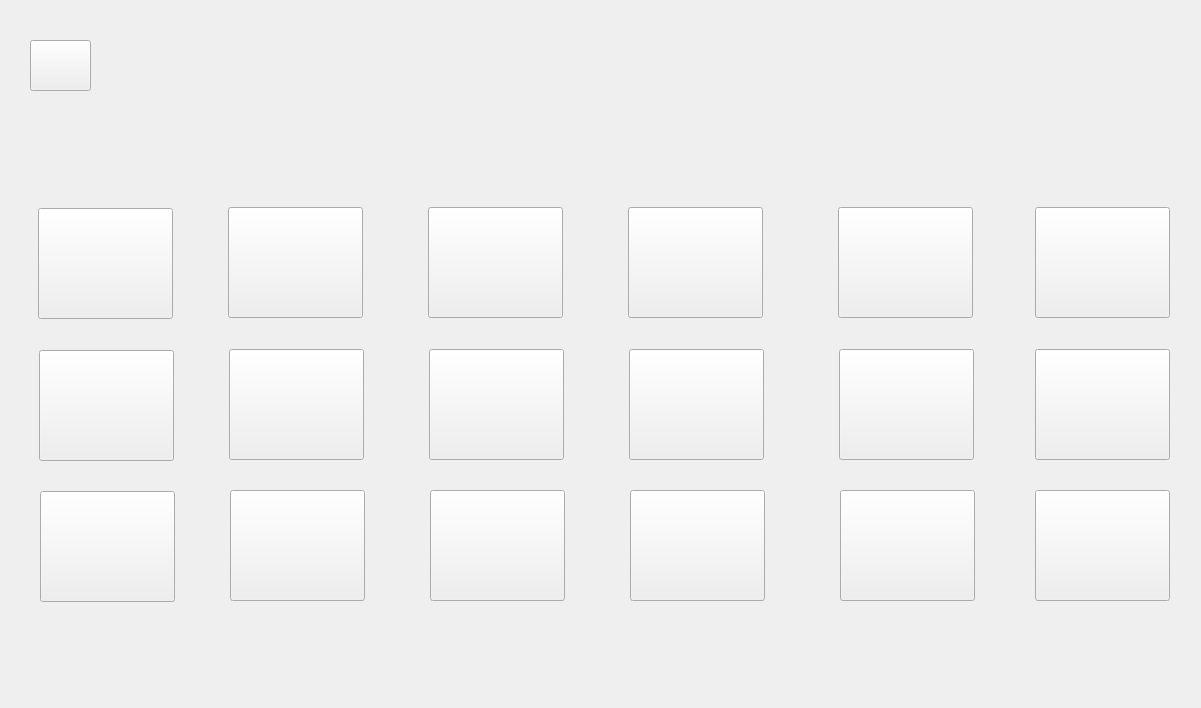
<?xml version="1.0" encoding="UTF-8"?>
<ui version="4.0">
 <class>MainWindow</class>
 <widget class="QMainWindow" name="MainWindow">
  <property name="geometry">
   <rect>
    <x>0</x>
    <y>0</y>
    <width>1201</width>
    <height>708</height>
   </rect>
  </property>
  <property name="windowTitle">
   <string>MainWindow</string>
  </property>
  <property name="styleSheet">
   <string notr="true">background-image: url(:/Image/278352262_1030851091181698_28569167491434822_n.png);</string>
  </property>
  <widget class="QWidget" name="centralwidget">
   <widget class="QPushButton" name="pushButton">
    <property name="geometry">
     <rect>
      <x>38</x>
      <y>208</y>
      <width>135</width>
      <height>111</height>
     </rect>
    </property>
    <property name="styleSheet">
     <string notr="true">border-image : url(:/Image/hit-dat.jpg);</string>
    </property>
    <property name="text">
     <string/>
    </property>
   </widget>
   <widget class="QPushButton" name="pushButton_2">
    <property name="geometry">
     <rect>
      <x>39</x>
      <y>350</y>
      <width>135</width>
      <height>111</height>
     </rect>
    </property>
    <property name="styleSheet">
     <string notr="true">border-image : url(:/Image/dumbbell_shoulder.jpg);</string>
    </property>
    <property name="text">
     <string/>
    </property>
   </widget>
   <widget class="QPushButton" name="pushButton_3">
    <property name="geometry">
     <rect>
      <x>40</x>
      <y>491</y>
      <width>135</width>
      <height>111</height>
     </rect>
    </property>
    <property name="styleSheet">
     <string notr="true">border-image: url(:/Image/nguc-truoc-voi-ta-don.jpg);</string>
    </property>
    <property name="text">
     <string/>
    </property>
   </widget>
   <widget class="QPushButton" name="pushButton_4">
    <property name="geometry">
     <rect>
      <x>228</x>
      <y>207</y>
      <width>135</width>
      <height>111</height>
     </rect>
    </property>
    <property name="styleSheet">
     <string notr="true">border-image: url(:/Image/ta-don1.jpg);</string>
    </property>
    <property name="text">
     <string/>
    </property>
   </widget>
   <widget class="QPushButton" name="pushButton_5">
    <property name="geometry">
     <rect>
      <x>229</x>
      <y>349</y>
      <width>135</width>
      <height>111</height>
     </rect>
    </property>
    <property name="styleSheet">
     <string notr="true">border-image : url(:/Image/tay-sau-voi-ghe.jpg);</string>
    </property>
    <property name="text">
     <string/>
    </property>
   </widget>
   <widget class="QPushButton" name="pushButton_6">
    <property name="geometry">
     <rect>
      <x>230</x>
      <y>490</y>
      <width>135</width>
      <height>111</height>
     </rect>
    </property>
    <property name="styleSheet">
     <string notr="true">border-image : url(:/Image/swat.jpg);</string>
    </property>
    <property name="text">
     <string/>
    </property>
   </widget>
   <widget class="QPushButton" name="pushButton_7">
    <property name="geometry">
     <rect>
      <x>428</x>
      <y>207</y>
      <width>135</width>
      <height>111</height>
     </rect>
    </property>
    <property name="styleSheet">
     <string notr="true">border-image : url(:/Image/nguc-truoc-voi-ta-don.jpg);</string>
    </property>
    <property name="text">
     <string/>
    </property>
   </widget>
   <widget class="QPushButton" name="pushButton_8">
    <property name="geometry">
     <rect>
      <x>429</x>
      <y>349</y>
      <width>135</width>
      <height>111</height>
     </rect>
    </property>
    <property name="styleSheet">
     <string notr="true">border-image: url(:/Image/swat.jpg);</string>
    </property>
    <property name="text">
     <string/>
    </property>
   </widget>
   <widget class="QPushButton" name="pushButton_9">
    <property name="geometry">
     <rect>
      <x>430</x>
      <y>490</y>
      <width>135</width>
      <height>111</height>
     </rect>
    </property>
    <property name="styleSheet">
     <string notr="true">border-image :url(:/Image/tay-sau-voi-ghe.jpg);</string>
    </property>
    <property name="text">
     <string/>
    </property>
   </widget>
   <widget class="QPushButton" name="pushButton_10">
    <property name="geometry">
     <rect>
      <x>628</x>
      <y>207</y>
      <width>135</width>
      <height>111</height>
     </rect>
    </property>
    <property name="styleSheet">
     <string notr="true">border-image: url(:/Image/hit-dat.jpg);</string>
    </property>
    <property name="text">
     <string/>
    </property>
   </widget>
   <widget class="QPushButton" name="pushButton_11">
    <property name="geometry">
     <rect>
      <x>629</x>
      <y>349</y>
      <width>135</width>
      <height>111</height>
     </rect>
    </property>
    <property name="styleSheet">
     <string notr="true">border-image : url(:/Image/blank-thang-tay.jpg);</string>
    </property>
    <property name="text">
     <string/>
    </property>
   </widget>
   <widget class="QPushButton" name="pushButton_12">
    <property name="geometry">
     <rect>
      <x>630</x>
      <y>490</y>
      <width>135</width>
      <height>111</height>
     </rect>
    </property>
    <property name="styleSheet">
     <string notr="true">border-image: url(:/Image/gap-bung.jpg);</string>
    </property>
    <property name="text">
     <string/>
    </property>
   </widget>
   <widget class="QPushButton" name="pushButton_13">
    <property name="geometry">
     <rect>
      <x>838</x>
      <y>207</y>
      <width>135</width>
      <height>111</height>
     </rect>
    </property>
    <property name="styleSheet">
     <string notr="true">border-image : url(:/Image/dumbbell_shoulder.jpg);</string>
    </property>
    <property name="text">
     <string/>
    </property>
   </widget>
   <widget class="QPushButton" name="pushButton_14">
    <property name="geometry">
     <rect>
      <x>839</x>
      <y>349</y>
      <width>135</width>
      <height>111</height>
     </rect>
    </property>
    <property name="styleSheet">
     <string notr="true">border-image : url(:/Image/tay-sau-voi-ghe.jpg);</string>
    </property>
    <property name="text">
     <string/>
    </property>
   </widget>
   <widget class="QPushButton" name="pushButton_15">
    <property name="geometry">
     <rect>
      <x>840</x>
      <y>490</y>
      <width>135</width>
      <height>111</height>
     </rect>
    </property>
    <property name="styleSheet">
     <string notr="true">border-image: url(:/Image/swat.jpg);</string>
    </property>
    <property name="text">
     <string/>
    </property>
   </widget>
   <widget class="QPushButton" name="pushButton_16">
    <property name="geometry">
     <rect>
      <x>1035</x>
      <y>207</y>
      <width>135</width>
      <height>111</height>
     </rect>
    </property>
    <property name="styleSheet">
     <string notr="true">border-image: url(:/Image/hit-dat.jpg);</string>
    </property>
    <property name="text">
     <string/>
    </property>
   </widget>
   <widget class="QPushButton" name="pushButton_17">
    <property name="geometry">
     <rect>
      <x>1035</x>
      <y>349</y>
      <width>135</width>
      <height>111</height>
     </rect>
    </property>
    <property name="styleSheet">
     <string notr="true">border-image : url(:/Image/gap-bung.jpg);</string>
    </property>
    <property name="text">
     <string/>
    </property>
   </widget>
   <widget class="QPushButton" name="pushButton_18">
    <property name="geometry">
     <rect>
      <x>1035</x>
      <y>490</y>
      <width>135</width>
      <height>111</height>
     </rect>
    </property>
    <property name="styleSheet">
     <string notr="true">border-image: url(:/Image/tay-sau-voi-ghe.jpg);</string>
    </property>
    <property name="text">
     <string/>
    </property>
   </widget>
   <widget class="QPushButton" name="Back_TimeTable">
    <property name="geometry">
     <rect>
      <x>30</x>
      <y>40</y>
      <width>61</width>
      <height>51</height>
     </rect>
    </property>
    <property name="styleSheet">
     <string notr="true">border-image : url(:/Image/back.png);</string>
    </property>
    <property name="text">
     <string/>
    </property>
   </widget>
  </widget>
 </widget>
 <resources>
  <include location="TimeTable.qrc"/>
 </resources>
 <connections/>
</ui>
